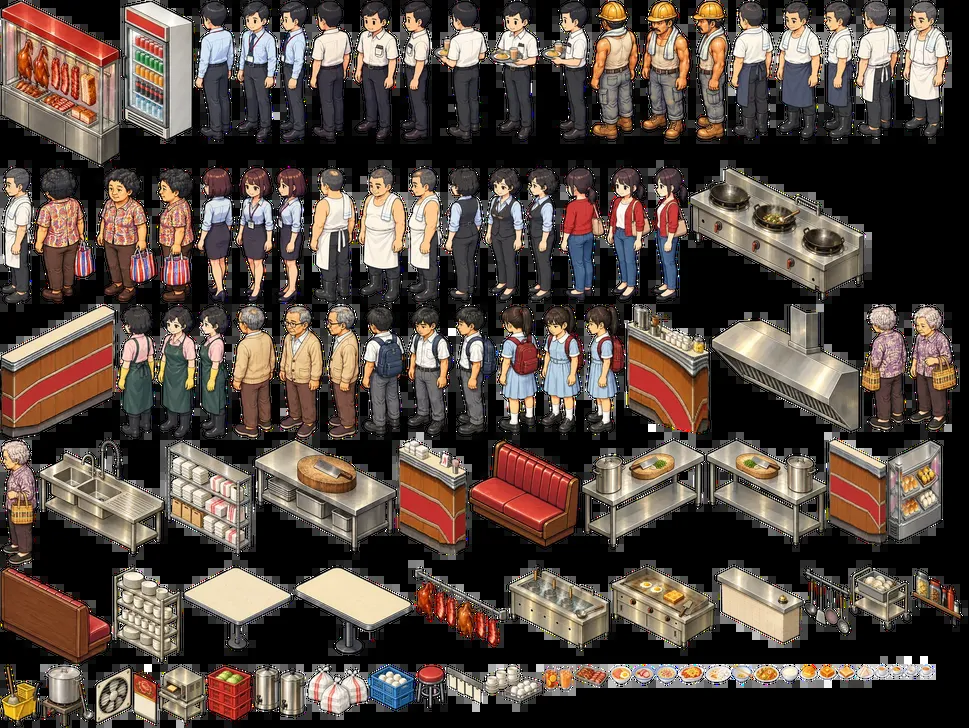
#> input picture art/atlas/floor_0.webp, 969 x 728 px, shrunk from 2048 x 1539 before the run
$ python -i keycut.py   (imports and definitions only)
#> lines starting #> are read from the running program, lines starting #| are printed output that depends on the picture
### pipeline/colour.py
"""sRGB to CIELAB (D65), used by keycut.py and inspect_parts.py for colour distances (dE76)."""

from __future__ import annotations

import numpy as np
from numpy.typing import NDArray

FloatArr = NDArray[np.float64]


def srgb_to_lab(rgb: FloatArr) -> FloatArr:
    """rgb in 0..255, shape (..., 3) -> CIELAB (D65)."""
    c = rgb / 255.0
    lin = np.where(c <= 0.04045, c / 12.92, ((c + 0.055) / 1.055) ** 2.4)
    m = np.array([[0.4124, 0.3576, 0.1805], [0.2126, 0.7152, 0.0722], [0.0193, 0.1192, 0.9505]])
    xyz = lin @ m.T / np.array([0.95047, 1.0, 1.08883])
    f = np.where(xyz > 0.008856, np.cbrt(xyz), 7.787 * xyz + 16 / 116)
    lab_l = 116 * f[..., 1] - 16
    lab_a = 500 * (f[..., 0] - f[..., 1])
    lab_b = 200 * (f[..., 1] - f[..., 2])
    return np.stack([lab_l, lab_a, lab_b], axis=-1)

### pipeline/keycut.py
"""Cut sprites from a magenta key stage: no difference against a scene, only the reserved key
colour #FF00FF, which no asset may use. Works at the picture's full resolution (no downscale, no palette snap).

Per cell box: soft alpha from the colour distance to the key (dE76 in CIELAB, ramp KEY_IN..KEY_OUT), despill by
un-mixing the key out of every partly transparent pixel (observed = a * colour + (1 - a) * key), keep the cell's main
piece plus any piece at least MIN_SHARE of it (so a hand or a strap that the outline separates survives), trim, and
record the anchor (contact point = bottom row of the solid pixels, at their bbox's horizontal centre) and the gate numbers.
A secondary piece touching the cell border is the model painting outside its mask: dropped and counted (border_px).

  python keycut.py <picture.png> <boxes.json> <out_dir>
      boxes.json: {"name": [x0, y0, x1, y1], ...} in the picture's pixels

Writes <out_dir>/<name>.png (RGBA) and <out_dir>/parts.json.
"""

from __future__ import annotations

import json
import sys
from pathlib import Path
from typing import TypedDict

import numpy as np
from PIL import Image
from scipy import ndimage

sys.path.insert(0, str(Path(__file__).resolve().parent))
from colour import srgb_to_lab  # noqa: E402

KEY = (255, 0, 255)
KEY_IN, KEY_OUT = 30.0, 60.0  # dE76 to the key: <= KEY_IN is fully stage, >= KEY_OUT fully object
CHROMA_FLOOR = 0.06  # chroma coverage at or below this is stage (a key repainted a few levels off pure #FF00FF)
STAGE_DE = 10.0  # a stage pixel this close to the key counts as clean stage (purity gate)
MIN_SHARE = 0.005  # pieces smaller than this share of the cell's main piece are stage noise
SOLID = 0.5  # alpha at or above which a pixel is "the object" for pieces, bbox and anchor


class Part(TypedDict):
    box: list[int]
    w: int
    h: int
    anchor: list[int]  # contact point in the sprite's own pixels: the solid bbox's horizontal centre, on its bottom row
    stage_purity: float  # share of stage pixels (alpha 0) within STAGE_DE of the key
    pieces: int  # solid pieces kept
    dropped_px: int  # solid pixels dropped as noise
    border_px: int  # solid pixels dropped because a secondary piece touched the cell border (paint outside the mask)
    touches_edge: bool  # the kept object reaches the cell border (clipped by the cell: a gate failure)
    spill_px: int  # outline pixels (within 2 px of transparent) that still look magenta after despill (R, B both > G + 40)


def key_de(rgb: np.ndarray) -> np.ndarray:
    key = srgb_to_lab(np.array([KEY], dtype=np.float64)).reshape(3)
    return np.sqrt(((srgb_to_lab(rgb.astype(np.float64)) - key) ** 2).sum(-1))


def coverage(rgb: np.ndarray) -> np.ndarray:
    """Exact coverage for colours not tinted magenta. Mixing colour F with the key at coverage a gives G = a*F_g and
    min(R, B) - G = (1 - a) * 255 whenever F has min(R, B) <= G, so a = 1 - (min(R, B) - G) / 255."""
    f = rgb.astype(float)
    return np.clip(1.0 - (np.minimum(f[..., 0], f[..., 2]) - f[..., 1]) / 255.0, 0.0, 1.0)


def soft_alpha(rgb: np.ndarray) -> np.ndarray:
    """Output alpha: the coverage, with a stage pixel a few levels off pure key read as 0 (CHROMA_FLOOR). Inside the
    object (2 px from any edge), a pixel far from the key in dE is opaque even if its coverage says less: that is an
    object colour leaning pink (a floral blouse), not a mix with the stage."""
    a = np.clip((coverage(rgb) - CHROMA_FLOOR) / (1.0 - CHROMA_FLOOR), 0.0, 1.0)
    far = key_de(rgb) >= KEY_OUT
    inside = ndimage.binary_erosion((a >= SOLID) | far, iterations=2)
    return np.where(inside & far, 1.0, a)


def despill(rgb: np.ndarray, alpha: np.ndarray) -> np.ndarray:
    """Un-mix the key from partly covered pixels: colour = (observed - (1 - a) * key) / a, with a = the exact coverage
    (not the floored output alpha, which would leave a pink cast)."""
    a = np.where(alpha < 1.0, coverage(rgb), 1.0)[..., None]
    key = np.array(KEY, dtype=float)
    obs = rgb.astype(float)
    safe = np.maximum(a, 0.05)
    col = np.where(a < 1.0, (obs - (1.0 - a) * key) / safe, obs)
    return np.clip(np.rint(col), 0, 255).astype(np.uint8)


def cut_cell(rgb: np.ndarray) -> tuple[np.ndarray, Part]:
    alpha = soft_alpha(rgb)
    solid = alpha >= SOLID
    lbl, n = ndimage.label(solid)
    dropped = 0
    border_px = 0
    if n:
        sizes = np.asarray(ndimage.sum(solid, lbl, range(1, n + 1)), dtype=float)
        main = 1 + int(np.argmax(sizes))
        edge_ids = {int(i) for i in np.unique(np.concatenate([lbl[0], lbl[-1], lbl[:, 0], lbl[:, -1]]))} - {0, main}
        # a secondary piece on the cell border is the model painting outside its mask (a strip, a panel edge), not a part
        border_px = int(sum(sizes[i - 1] for i in edge_ids))
        keep_ids = np.array([int(i) for i in 1 + np.nonzero(sizes >= sizes.max() * MIN_SHARE)[0] if int(i) not in edge_ids])
        keep = np.isin(lbl, keep_ids)
        dropped = int(solid.sum() - keep.sum()) - border_px
        # the soft edge belongs to a kept piece if it touches one (2 px); stray soft pixels elsewhere go
        near = ndimage.binary_dilation(keep, iterations=2)
        alpha = np.where(near, alpha, 0.0)
        alpha[solid & ~keep] = 0.0
        n_kept = len(keep_ids)
    else:
        keep, n_kept = solid, 0
    col = despill(rgb, alpha)
    stage = alpha == 0.0
    purity = float((key_de(rgb)[stage] < STAGE_DE).mean()) if stage.any() else 0.0
    h, w = alpha.shape
    ys, xs = np.nonzero(keep)
    if len(ys) == 0:
        return np.zeros((1, 1, 4), np.uint8), {"box": [0, 0, 0, 0], "w": 0, "h": 0, "anchor": [0, 0], "stage_purity": round(purity, 4),
                                               "pieces": 0, "dropped_px": dropped, "border_px": border_px, "touches_edge": False, "spill_px": 0}
    ya, yb, xa, xb = int(ys.min()), int(ys.max()) + 1, int(xs.min()), int(xs.max()) + 1
    pad = 3  # keep the soft edge around the solid bbox
    y0, y1, x0, x1 = max(0, ya - pad), min(h, yb + pad), max(0, xa - pad), min(w, xb + pad)
    rgba = np.dstack([col, np.rint(alpha * 255).astype(np.uint8)])[y0:y1, x0:x1]
    # x = the solid bbox's centre, not the lowest row's: on a 45-degree part the lowest row is one corner of the footprint
    anchor = [(xa + xb - 1) // 2 - x0, yb - 1 - y0]
    kept = rgba[..., 3] > 0
    outline = kept & ndimage.binary_dilation(~kept, iterations=2)  # fringe lives on the outline; pink inside is a real colour
    r, g, b = (rgba[..., i].astype(int) for i in range(3))
    spill = int((outline & (r > g + 40) & (b > g + 40)).sum())
    touches = ya == 0 or xa == 0 or yb == h or xb == w
    part: Part = {"box": [x0, y0, x1, y1], "w": x1 - x0, "h": y1 - y0, "anchor": anchor, "stage_purity": round(purity, 4),
                  "pieces": n_kept, "dropped_px": dropped, "border_px": border_px, "touches_edge": bool(touches), "spill_px": spill}
    return rgba, part


def run(picture: Path, boxes: dict[str, list[int]], out: Path) -> dict[str, Part]:
    rgb = np.asarray(Image.open(picture).convert("RGB"))
    out.mkdir(parents=True, exist_ok=True)
    parts: dict[str, Part] = {}
    for name, (x0, y0, x1, y1) in boxes.items():
        rgba, p = cut_cell(rgb[y0:y1, x0:x1])
        p["box"] = [p["box"][0] + x0, p["box"][1] + y0, p["box"][2] + x0, p["box"][3] + y0]  # in the picture's pixels
        Image.fromarray(rgba, "RGBA").save(out / f"{name}.png")
        parts[name] = p
    (out / "parts.json").write_text(json.dumps(parts, ensure_ascii=False, indent=1), encoding="utf-8", newline="\n")
    return parts


def main() -> None:
    picture, boxes, out = Path(sys.argv[1]), Path(sys.argv[2]), Path(sys.argv[3])
    bx: dict[str, list[int]] = json.loads(boxes.read_text(encoding="utf-8"))
    for name, p in run(picture, bx, out).items():
        print(name, p["w"], "x", p["h"], "purity", p["stage_purity"], "pieces", p["pieces"], "edge", p["touches_edge"], "spill", p["spill_px"])


# [2 lines not run here, left out]

>>> import cv2
>>> picture = cv2.imread('../art/atlas/floor_0.webp', cv2.IMREAD_GRAYSCALE)
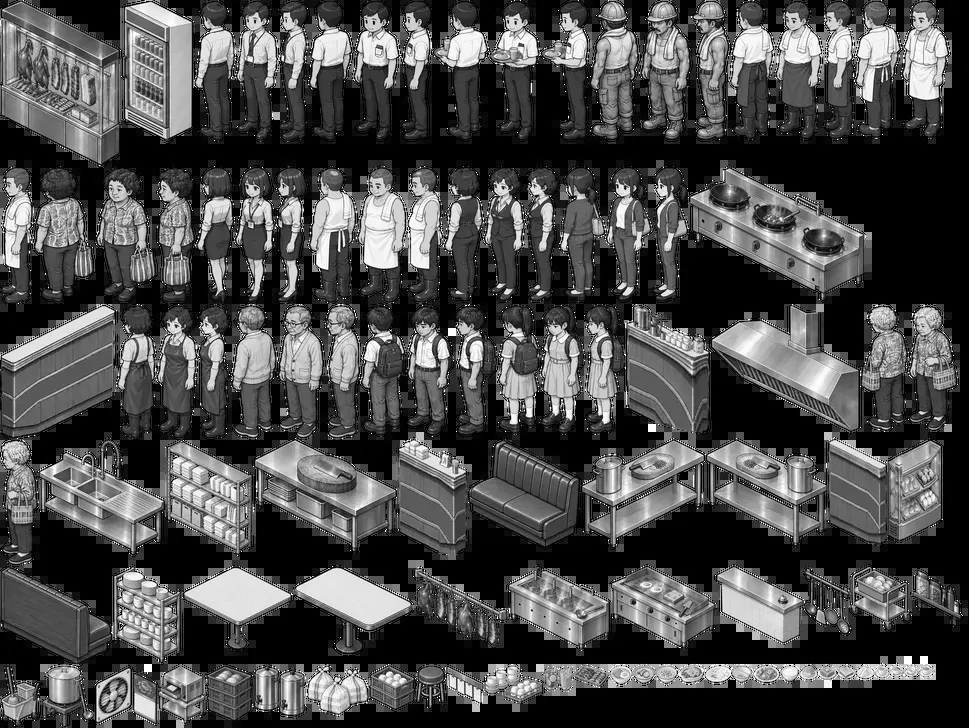
#> picture: shape (728, 969); min 0, max 255, mean 74.9
>>> result = cut_cell(picture)
#> in soft_alpha, `a = np.clip((coverage(rgb) - CHROMA_FLOOR) / (1.0 - CHROMA_FLOOR), 0.0..`: a = 728 values, max 1 at index 0, min 0.395 at index 353, mean 0.954
#> in srgb_to_lab (call 2), `lin = np.where(c <= 0.04045, c / 12.92, ((c + 0.055) / 1.055) ** 2.4)`:
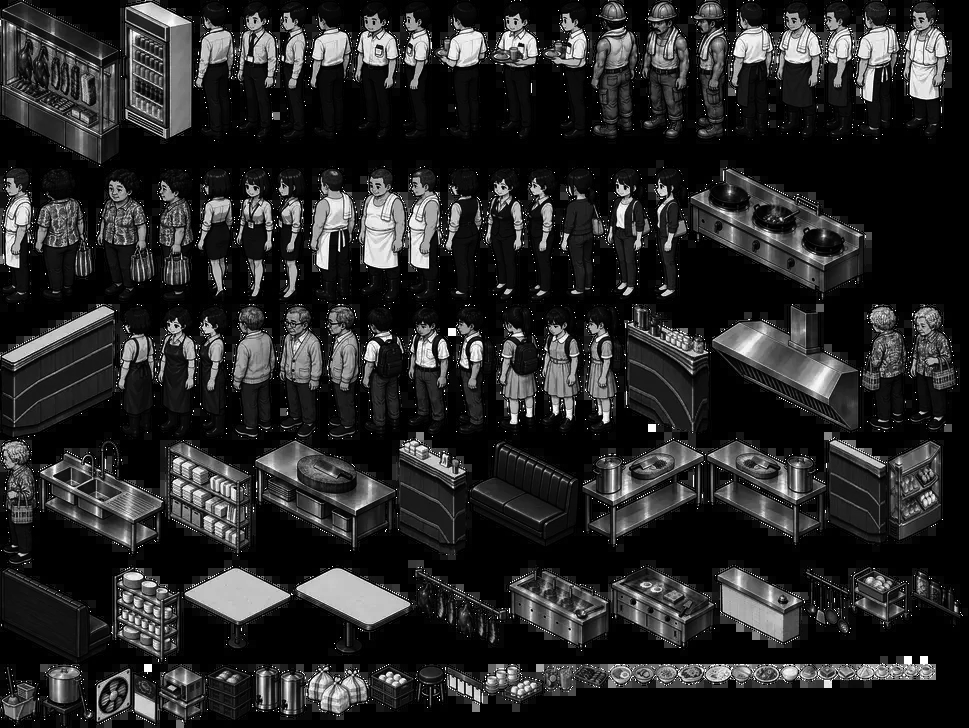
#> lin: shape (728, 969) float64; min 0, max 1, mean 0.158
#> (the run stopped early here; a loop or call above may not have finished)
